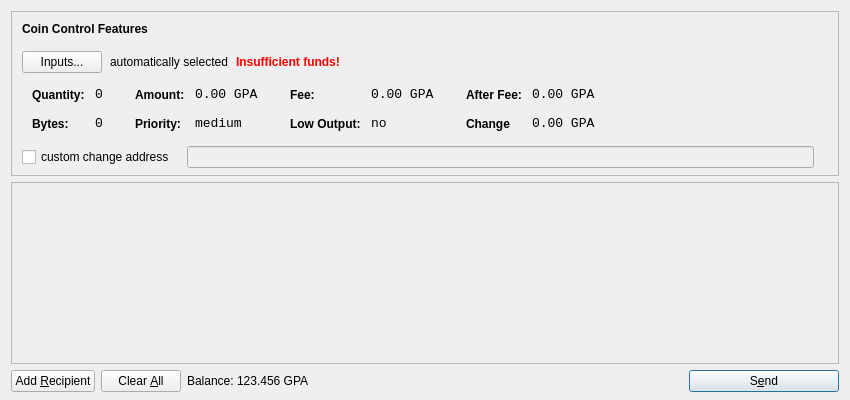
<?xml version="1.0" encoding="UTF-8"?>
<ui version="4.0">
 <class>SendCoinsDialog</class>
 <widget class="QDialog" name="SendCoinsDialog">
  <property name="geometry">
   <rect>
    <x>0</x>
    <y>0</y>
    <width>850</width>
    <height>400</height>
   </rect>
  </property>
  <property name="windowTitle">
   <string>Send Coins</string>
  </property>
  <layout class="QVBoxLayout" name="verticalLayout" stretch="0,1,0">
   <property name="bottomMargin">
    <number>8</number>
   </property>
   <item>
    <widget class="QFrame" name="frameCoinControl">
     <property name="sizePolicy">
      <sizepolicy hsizetype="Expanding" vsizetype="Expanding">
       <horstretch>0</horstretch>
       <verstretch>0</verstretch>
      </sizepolicy>
     </property>
     <property name="maximumSize">
      <size>
       <width>16777215</width>
       <height>16777215</height>
      </size>
     </property>
     <property name="frameShape">
      <enum>QFrame::StyledPanel</enum>
     </property>
     <property name="frameShadow">
      <enum>QFrame::Sunken</enum>
     </property>
     <layout class="QVBoxLayout" name="verticalLayoutCoinControl2">
      <property name="spacing">
       <number>-1</number>
      </property>
      <property name="leftMargin">
       <number>0</number>
      </property>
      <property name="topMargin">
       <number>0</number>
      </property>
      <property name="rightMargin">
       <number>0</number>
      </property>
      <property name="bottomMargin">
       <number>6</number>
      </property>
      <item>
       <layout class="QVBoxLayout" name="verticalLayoutCoinControl" stretch="0,0,0,0,1">
        <property name="spacing">
         <number>0</number>
        </property>
        <property name="leftMargin">
         <number>10</number>
        </property>
        <property name="topMargin">
         <number>10</number>
        </property>
        <item>
         <layout class="QHBoxLayout" name="horizontalLayoutCoinControl1">
          <property name="bottomMargin">
           <number>15</number>
          </property>
          <item>
           <widget class="QLabel" name="labelCoinControlFeatures">
            <property name="sizePolicy">
             <sizepolicy hsizetype="Preferred" vsizetype="Maximum">
              <horstretch>0</horstretch>
              <verstretch>0</verstretch>
             </sizepolicy>
            </property>
            <property name="font">
             <font>
              <weight>75</weight>
              <bold>true</bold>
             </font>
            </property>
            <property name="styleSheet">
             <string notr="true">font-weight:bold;</string>
            </property>
            <property name="text">
             <string>Coin Control Features</string>
            </property>
           </widget>
          </item>
         </layout>
        </item>
        <item>
         <layout class="QHBoxLayout" name="horizontalLayoutCoinControl2" stretch="0,0,0,0">
          <property name="spacing">
           <number>8</number>
          </property>
          <property name="bottomMargin">
           <number>10</number>
          </property>
          <item>
           <widget class="QPushButton" name="pushButtonCoinControl">
            <property name="styleSheet">
             <string notr="true"/>
            </property>
            <property name="text">
             <string>Inputs...</string>
            </property>
           </widget>
          </item>
          <item>
           <widget class="QLabel" name="labelCoinControlAutomaticallySelected">
            <property name="text">
             <string>automatically selected</string>
            </property>
            <property name="margin">
             <number>5</number>
            </property>
           </widget>
          </item>
          <item>
           <widget class="QLabel" name="labelCoinControlInsuffFunds">
            <property name="font">
             <font>
              <weight>75</weight>
              <bold>true</bold>
             </font>
            </property>
            <property name="styleSheet">
             <string notr="true">color:red;font-weight:bold;</string>
            </property>
            <property name="text">
             <string>Insufficient funds!</string>
            </property>
            <property name="margin">
             <number>5</number>
            </property>
           </widget>
          </item>
          <item>
           <spacer name="horizontalSpacerCoinControl">
            <property name="orientation">
             <enum>Qt::Horizontal</enum>
            </property>
            <property name="sizeHint" stdset="0">
             <size>
              <width>40</width>
              <height>1</height>
             </size>
            </property>
           </spacer>
          </item>
         </layout>
        </item>
        <item>
         <widget class="QWidget" name="widgetCoinControl" native="true">
          <property name="sizePolicy">
           <sizepolicy hsizetype="Preferred" vsizetype="Preferred">
            <horstretch>0</horstretch>
            <verstretch>0</verstretch>
           </sizepolicy>
          </property>
          <property name="minimumSize">
           <size>
            <width>0</width>
            <height>0</height>
           </size>
          </property>
          <property name="styleSheet">
           <string notr="true"/>
          </property>
          <layout class="QHBoxLayout" name="horizontalLayoutCoinControl5">
           <property name="margin">
            <number>0</number>
           </property>
           <item>
            <layout class="QHBoxLayout" name="horizontalLayoutCoinControl3" stretch="0,0,0,1">
             <property name="spacing">
              <number>20</number>
             </property>
             <property name="topMargin">
              <number>0</number>
             </property>
             <property name="bottomMargin">
              <number>10</number>
             </property>
             <item>
              <layout class="QFormLayout" name="formLayoutCoinControl1">
               <property name="horizontalSpacing">
                <number>10</number>
               </property>
               <property name="verticalSpacing">
                <number>14</number>
               </property>
               <property name="leftMargin">
                <number>10</number>
               </property>
               <property name="topMargin">
                <number>4</number>
               </property>
               <property name="rightMargin">
                <number>6</number>
               </property>
               <item row="0" column="0">
                <widget class="QLabel" name="labelCoinControlQuantityText">
                 <property name="styleSheet">
                  <string notr="true">font-weight:bold;</string>
                 </property>
                 <property name="text">
                  <string>Quantity:</string>
                 </property>
                 <property name="margin">
                  <number>0</number>
                 </property>
                </widget>
               </item>
               <item row="0" column="1">
                <widget class="QLabel" name="labelCoinControlQuantity">
                 <property name="font">
                  <font>
                   <family>Monospace</family>
                   <pointsize>10</pointsize>
                  </font>
                 </property>
                 <property name="cursor">
                  <cursorShape>IBeamCursor</cursorShape>
                 </property>
                 <property name="contextMenuPolicy">
                  <enum>Qt::ActionsContextMenu</enum>
                 </property>
                 <property name="text">
                  <string>0</string>
                 </property>
                 <property name="margin">
                  <number>0</number>
                 </property>
                 <property name="textInteractionFlags">
                  <set>Qt::LinksAccessibleByMouse|Qt::TextSelectableByKeyboard|Qt::TextSelectableByMouse</set>
                 </property>
                </widget>
               </item>
               <item row="1" column="0">
                <widget class="QLabel" name="labelCoinControlBytesText">
                 <property name="styleSheet">
                  <string notr="true">font-weight:bold;</string>
                 </property>
                 <property name="text">
                  <string>Bytes:</string>
                 </property>
                </widget>
               </item>
               <item row="1" column="1">
                <widget class="QLabel" name="labelCoinControlBytes">
                 <property name="font">
                  <font>
                   <family>Monospace</family>
                   <pointsize>10</pointsize>
                  </font>
                 </property>
                 <property name="cursor">
                  <cursorShape>IBeamCursor</cursorShape>
                 </property>
                 <property name="contextMenuPolicy">
                  <enum>Qt::ActionsContextMenu</enum>
                 </property>
                 <property name="text">
                  <string>0</string>
                 </property>
                 <property name="textInteractionFlags">
                  <set>Qt::LinksAccessibleByMouse|Qt::TextSelectableByKeyboard|Qt::TextSelectableByMouse</set>
                 </property>
                </widget>
               </item>
              </layout>
             </item>
             <item>
              <layout class="QFormLayout" name="formLayoutCoinControl2">
               <property name="horizontalSpacing">
                <number>10</number>
               </property>
               <property name="verticalSpacing">
                <number>14</number>
               </property>
               <property name="leftMargin">
                <number>6</number>
               </property>
               <property name="topMargin">
                <number>4</number>
               </property>
               <property name="rightMargin">
                <number>6</number>
               </property>
               <item row="0" column="0">
                <widget class="QLabel" name="labelCoinControlAmountText">
                 <property name="styleSheet">
                  <string notr="true">font-weight:bold;</string>
                 </property>
                 <property name="text">
                  <string>Amount:</string>
                 </property>
                 <property name="margin">
                  <number>0</number>
                 </property>
                </widget>
               </item>
               <item row="0" column="1">
                <widget class="QLabel" name="labelCoinControlAmount">
                 <property name="font">
                  <font>
                   <family>Monospace</family>
                   <pointsize>10</pointsize>
                  </font>
                 </property>
                 <property name="cursor">
                  <cursorShape>IBeamCursor</cursorShape>
                 </property>
                 <property name="contextMenuPolicy">
                  <enum>Qt::ActionsContextMenu</enum>
                 </property>
                 <property name="text">
                  <string>0.00 GPA</string>
                 </property>
                 <property name="textInteractionFlags">
                  <set>Qt::LinksAccessibleByMouse|Qt::TextSelectableByKeyboard|Qt::TextSelectableByMouse</set>
                 </property>
                </widget>
               </item>
               <item row="1" column="0">
                <widget class="QLabel" name="labelCoinControlPriorityText">
                 <property name="styleSheet">
                  <string notr="true">font-weight:bold;</string>
                 </property>
                 <property name="text">
                  <string>Priority:</string>
                 </property>
                </widget>
               </item>
               <item row="1" column="1">
                <widget class="QLabel" name="labelCoinControlPriority">
                 <property name="font">
                  <font>
                   <family>Monospace</family>
                   <pointsize>10</pointsize>
                  </font>
                 </property>
                 <property name="cursor">
                  <cursorShape>IBeamCursor</cursorShape>
                 </property>
                 <property name="contextMenuPolicy">
                  <enum>Qt::ActionsContextMenu</enum>
                 </property>
                 <property name="text">
                  <string>medium</string>
                 </property>
                 <property name="textInteractionFlags">
                  <set>Qt::LinksAccessibleByMouse|Qt::TextSelectableByKeyboard|Qt::TextSelectableByMouse</set>
                 </property>
                </widget>
               </item>
              </layout>
             </item>
             <item>
              <layout class="QFormLayout" name="formLayoutCoinControl3">
               <property name="horizontalSpacing">
                <number>10</number>
               </property>
               <property name="verticalSpacing">
                <number>14</number>
               </property>
               <property name="leftMargin">
                <number>6</number>
               </property>
               <property name="topMargin">
                <number>4</number>
               </property>
               <property name="rightMargin">
                <number>6</number>
               </property>
               <item row="0" column="0">
                <widget class="QLabel" name="labelCoinControlFeeText">
                 <property name="styleSheet">
                  <string notr="true">font-weight:bold;</string>
                 </property>
                 <property name="text">
                  <string>Fee:</string>
                 </property>
                 <property name="margin">
                  <number>0</number>
                 </property>
                </widget>
               </item>
               <item row="0" column="1">
                <widget class="QLabel" name="labelCoinControlFee">
                 <property name="font">
                  <font>
                   <family>Monospace</family>
                   <pointsize>10</pointsize>
                  </font>
                 </property>
                 <property name="cursor">
                  <cursorShape>IBeamCursor</cursorShape>
                 </property>
                 <property name="contextMenuPolicy">
                  <enum>Qt::ActionsContextMenu</enum>
                 </property>
                 <property name="text">
                  <string>0.00 GPA</string>
                 </property>
                 <property name="textInteractionFlags">
                  <set>Qt::LinksAccessibleByMouse|Qt::TextSelectableByKeyboard|Qt::TextSelectableByMouse</set>
                 </property>
                </widget>
               </item>
               <item row="1" column="0">
                <widget class="QLabel" name="labelCoinControlLowOutputText">
                 <property name="styleSheet">
                  <string notr="true">font-weight:bold;</string>
                 </property>
                 <property name="text">
                  <string>Low Output:</string>
                 </property>
                </widget>
               </item>
               <item row="1" column="1">
                <widget class="QLabel" name="labelCoinControlLowOutput">
                 <property name="font">
                  <font>
                   <family>Monospace</family>
                   <pointsize>10</pointsize>
                  </font>
                 </property>
                 <property name="cursor">
                  <cursorShape>IBeamCursor</cursorShape>
                 </property>
                 <property name="contextMenuPolicy">
                  <enum>Qt::ActionsContextMenu</enum>
                 </property>
                 <property name="text">
                  <string>no</string>
                 </property>
                 <property name="textInteractionFlags">
                  <set>Qt::LinksAccessibleByMouse|Qt::TextSelectableByKeyboard|Qt::TextSelectableByMouse</set>
                 </property>
                </widget>
               </item>
              </layout>
             </item>
             <item>
              <layout class="QFormLayout" name="formLayoutCoinControl4">
               <property name="horizontalSpacing">
                <number>10</number>
               </property>
               <property name="verticalSpacing">
                <number>14</number>
               </property>
               <property name="leftMargin">
                <number>6</number>
               </property>
               <property name="topMargin">
                <number>4</number>
               </property>
               <property name="rightMargin">
                <number>6</number>
               </property>
               <item row="0" column="0">
                <widget class="QLabel" name="labelCoinControlAfterFeeText">
                 <property name="styleSheet">
                  <string notr="true">font-weight:bold;</string>
                 </property>
                 <property name="text">
                  <string>After Fee:</string>
                 </property>
                 <property name="margin">
                  <number>0</number>
                 </property>
                </widget>
               </item>
               <item row="0" column="1">
                <widget class="QLabel" name="labelCoinControlAfterFee">
                 <property name="font">
                  <font>
                   <family>Monospace</family>
                   <pointsize>10</pointsize>
                  </font>
                 </property>
                 <property name="cursor">
                  <cursorShape>IBeamCursor</cursorShape>
                 </property>
                 <property name="contextMenuPolicy">
                  <enum>Qt::ActionsContextMenu</enum>
                 </property>
                 <property name="text">
                  <string>0.00 GPA</string>
                 </property>
                 <property name="textInteractionFlags">
                  <set>Qt::LinksAccessibleByMouse|Qt::TextSelectableByKeyboard|Qt::TextSelectableByMouse</set>
                 </property>
                </widget>
               </item>
               <item row="1" column="0">
                <widget class="QLabel" name="labelCoinControlChangeText">
                 <property name="styleSheet">
                  <string notr="true">font-weight:bold;</string>
                 </property>
                 <property name="text">
                  <string>Change</string>
                 </property>
                </widget>
               </item>
               <item row="1" column="1">
                <widget class="QLabel" name="labelCoinControlChange">
                 <property name="font">
                  <font>
                   <family>Monospace</family>
                   <pointsize>10</pointsize>
                  </font>
                 </property>
                 <property name="cursor">
                  <cursorShape>IBeamCursor</cursorShape>
                 </property>
                 <property name="contextMenuPolicy">
                  <enum>Qt::ActionsContextMenu</enum>
                 </property>
                 <property name="text">
                  <string>0.00 GPA</string>
                 </property>
                 <property name="textInteractionFlags">
                  <set>Qt::LinksAccessibleByMouse|Qt::TextSelectableByKeyboard|Qt::TextSelectableByMouse</set>
                 </property>
                </widget>
               </item>
              </layout>
             </item>
            </layout>
           </item>
          </layout>
         </widget>
        </item>
        <item>
         <layout class="QHBoxLayout" name="horizontalLayoutCoinControl4" stretch="0,0,0">
          <property name="spacing">
           <number>12</number>
          </property>
          <property name="sizeConstraint">
           <enum>QLayout::SetDefaultConstraint</enum>
          </property>
          <property name="topMargin">
           <number>5</number>
          </property>
          <property name="rightMargin">
           <number>5</number>
          </property>
          <item>
           <widget class="QCheckBox" name="checkBoxCoinControlChange">
            <property name="text">
             <string>custom change address</string>
            </property>
           </widget>
          </item>
          <item>
           <widget class="QLineEdit" name="lineEditCoinControlChange">
            <property name="enabled">
             <bool>false</bool>
            </property>
            <property name="sizePolicy">
             <sizepolicy hsizetype="Expanding" vsizetype="Fixed">
              <horstretch>0</horstretch>
              <verstretch>0</verstretch>
             </sizepolicy>
            </property>
           </widget>
          </item>
          <item>
           <widget class="QLabel" name="labelCoinControlChangeLabel">
            <property name="sizePolicy">
             <sizepolicy hsizetype="Preferred" vsizetype="Expanding">
              <horstretch>0</horstretch>
              <verstretch>0</verstretch>
             </sizepolicy>
            </property>
            <property name="minimumSize">
             <size>
              <width>0</width>
              <height>0</height>
             </size>
            </property>
            <property name="text">
             <string/>
            </property>
            <property name="margin">
             <number>3</number>
            </property>
           </widget>
          </item>
         </layout>
        </item>
        <item>
         <spacer name="verticalSpacerCoinControl">
          <property name="orientation">
           <enum>Qt::Vertical</enum>
          </property>
          <property name="sizeHint" stdset="0">
           <size>
            <width>800</width>
            <height>1</height>
           </size>
          </property>
         </spacer>
        </item>
       </layout>
      </item>
     </layout>
    </widget>
   </item>
   <item>
    <widget class="QScrollArea" name="scrollArea">
     <property name="widgetResizable">
      <bool>true</bool>
     </property>
     <widget class="QWidget" name="scrollAreaWidgetContents">
      <property name="geometry">
       <rect>
        <x>0</x>
        <y>0</y>
        <width>830</width>
        <height>165</height>
       </rect>
      </property>
      <layout class="QVBoxLayout" name="verticalLayout_2">
       <property name="margin">
        <number>0</number>
       </property>
       <item>
        <layout class="QVBoxLayout" name="entries">
         <property name="spacing">
          <number>6</number>
         </property>
        </layout>
       </item>
       <item>
        <spacer name="verticalSpacer">
         <property name="orientation">
          <enum>Qt::Vertical</enum>
         </property>
         <property name="sizeHint" stdset="0">
          <size>
           <width>20</width>
           <height>40</height>
          </size>
         </property>
        </spacer>
       </item>
      </layout>
     </widget>
    </widget>
   </item>
   <item>
    <layout class="QHBoxLayout" name="horizontalLayout">
     <item>
      <widget class="QPushButton" name="addButton">
       <property name="toolTip">
        <string>Send to multiple recipients at once</string>
       </property>
       <property name="text">
        <string>Add &amp;Recipient</string>
       </property>
       <property name="icon">
        <iconset resource="../bitcoin.qrc">
         <normaloff>:/icons/add</normaloff>:/icons/add</iconset>
       </property>
       <property name="autoDefault">
        <bool>false</bool>
       </property>
      </widget>
     </item>
     <item>
      <widget class="QPushButton" name="clearButton">
       <property name="sizePolicy">
        <sizepolicy hsizetype="Minimum" vsizetype="Fixed">
         <horstretch>0</horstretch>
         <verstretch>0</verstretch>
        </sizepolicy>
       </property>
       <property name="toolTip">
        <string>Remove all transaction fields</string>
       </property>
       <property name="text">
        <string>Clear &amp;All</string>
       </property>
       <property name="icon">
        <iconset resource="../bitcoin.qrc">
         <normaloff>:/icons/remove</normaloff>:/icons/remove</iconset>
       </property>
       <property name="autoRepeatDelay">
        <number>300</number>
       </property>
       <property name="autoDefault">
        <bool>false</bool>
       </property>
      </widget>
     </item>
     <item>
      <layout class="QHBoxLayout" name="horizontalLayout_2">
       <property name="spacing">
        <number>3</number>
       </property>
       <item>
        <widget class="QLabel" name="label">
         <property name="sizePolicy">
          <sizepolicy hsizetype="Preferred" vsizetype="Fixed">
           <horstretch>0</horstretch>
           <verstretch>0</verstretch>
          </sizepolicy>
         </property>
         <property name="text">
          <string>Balance:</string>
         </property>
        </widget>
       </item>
       <item>
        <widget class="QLabel" name="labelBalance">
         <property name="sizePolicy">
          <sizepolicy hsizetype="Preferred" vsizetype="Fixed">
           <horstretch>0</horstretch>
           <verstretch>0</verstretch>
          </sizepolicy>
         </property>
         <property name="cursor">
          <cursorShape>IBeamCursor</cursorShape>
         </property>
         <property name="text">
          <string>123.456 GPA</string>
         </property>
         <property name="textInteractionFlags">
          <set>Qt::LinksAccessibleByMouse|Qt::TextSelectableByKeyboard|Qt::TextSelectableByMouse</set>
         </property>
        </widget>
       </item>
      </layout>
     </item>
     <item>
      <spacer name="horizontalSpacer">
       <property name="orientation">
        <enum>Qt::Horizontal</enum>
       </property>
       <property name="sizeHint" stdset="0">
        <size>
         <width>40</width>
         <height>20</height>
        </size>
       </property>
      </spacer>
     </item>
     <item>
      <widget class="QPushButton" name="sendButton">
       <property name="minimumSize">
        <size>
         <width>150</width>
         <height>0</height>
        </size>
       </property>
       <property name="toolTip">
        <string>Confirm the send action</string>
       </property>
       <property name="text">
        <string>S&amp;end</string>
       </property>
       <property name="icon">
        <iconset resource="../bitcoin.qrc">
         <normaloff>:/icons/send</normaloff>:/icons/send</iconset>
       </property>
       <property name="default">
        <bool>true</bool>
       </property>
      </widget>
     </item>
    </layout>
   </item>
  </layout>
 </widget>
 <resources>
  <include location="../bitcoin.qrc"/>
 </resources>
 <connections/>
</ui>
